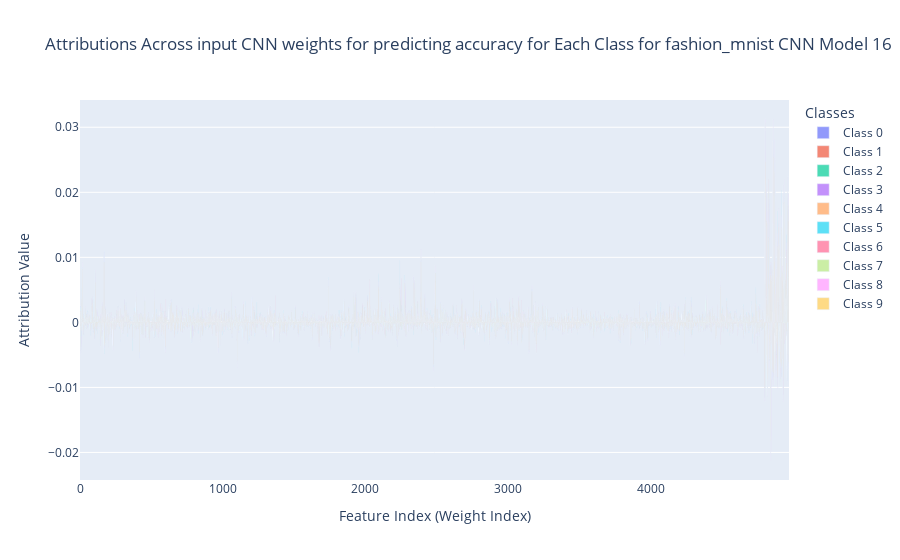

Source (notebook cell):
### Markdown cell above
Let's plot the results (zoom in and scroll around)

### Code cell
import plotly.graph_objects as go

# Create a grouped bar chart
fig = go.Figure()

for class_idx, class_attributions in attributions.items():
    mean_attributions = class_attributions
    fig.add_trace(go.Bar(
        x=list(range(len(mean_attributions))),
        y=mean_attributions,
        name=f'Class {class_idx}',
        width=0.9,
        opacity=0.7,
    ))

# Add layout details
fig.update_layout(
    title=f'Attributions Across input CNN weights for predicting accuracy for Each Class for {dataset} CNN Model {CNN_index}',
    xaxis_title='Feature Index (Weight Index)',
    yaxis_title='Attribution Value',
    barmode='overlay',  # Align bars for each dataset
    legend_title='Classes'
)

fig.show()

### Figure 1 — Plotly figure (JSON) as saved in the notebook; plotly's stock layout.template omitted (floating-point values rounded to 4 significant figures; data arrays with more than 128 entries replaced by an {"elided": "..."} marker saying what was removed)
{"data": [{"name": "Class 0", "opacity": 0.7, "type": "bar", "width": 0.9, "x": {"elided": "4970 int values"}, "y": {"elided": "4970 float values"}}, {"name": "Class 1", "opacity": 0.7, "type": "bar", "width": 0.9, "x": {"elided": "4970 int values"}, "y": {"elided": "4970 float values"}}, {"name": "Class 2", "opacity": 0.7, "type": "bar", "width": 0.9, "x": {"elided": "4970 int values"}, "y": {"elided": "4970 float values"}}, {"name": "Class 3", "opacity": 0.7, "type": "bar", "width": 0.9, "x": {"elided": "4970 int values"}, "y": {"elided": "4970 float values"}}, {"name": "Class 4", "opacity": 0.7, "type": "bar", "width": 0.9, "x": {"elided": "4970 int values"}, "y": {"elided": "4970 float values"}}, {"name": "Class 5", "opacity": 0.7, "type": "bar", "width": 0.9, "x": {"elided": "4970 int values"}, "y": {"elided": "4970 float values"}}, {"name": "Class 6", "opacity": 0.7, "type": "bar", "width": 0.9, "x": {"elided": "4970 int values"}, "y": {"elided": "4970 float values"}}, {"name": "Class 7", "opacity": 0.7, "type": "bar", "width": 0.9, "x": {"elided": "4970 int values"}, "y": {"elided": "4970 float values"}}, {"name": "Class 8", "opacity": 0.7, "type": "bar", "width": 0.9, "x": {"elided": "4970 int values"}, "y": {"elided": "4970 float values"}}, {"name": "Class 9", "opacity": 0.7, "type": "bar", "width": 0.9, "x": {"elided": "4970 int values"}, "y": {"elided": "4970 float values"}}], "layout": {"barmode": "overlay", "legend": {"title": {"text": "Classes"}}, "title": {"text": "Attributions Across input CNN weights for predicting accuracy for Each Class for fashion_mnist CNN Model 16"}, "xaxis": {"title": {"text": "Feature Index (Weight Index)"}}, "yaxis": {"title": {"text": "Attribution Value"}}}}
